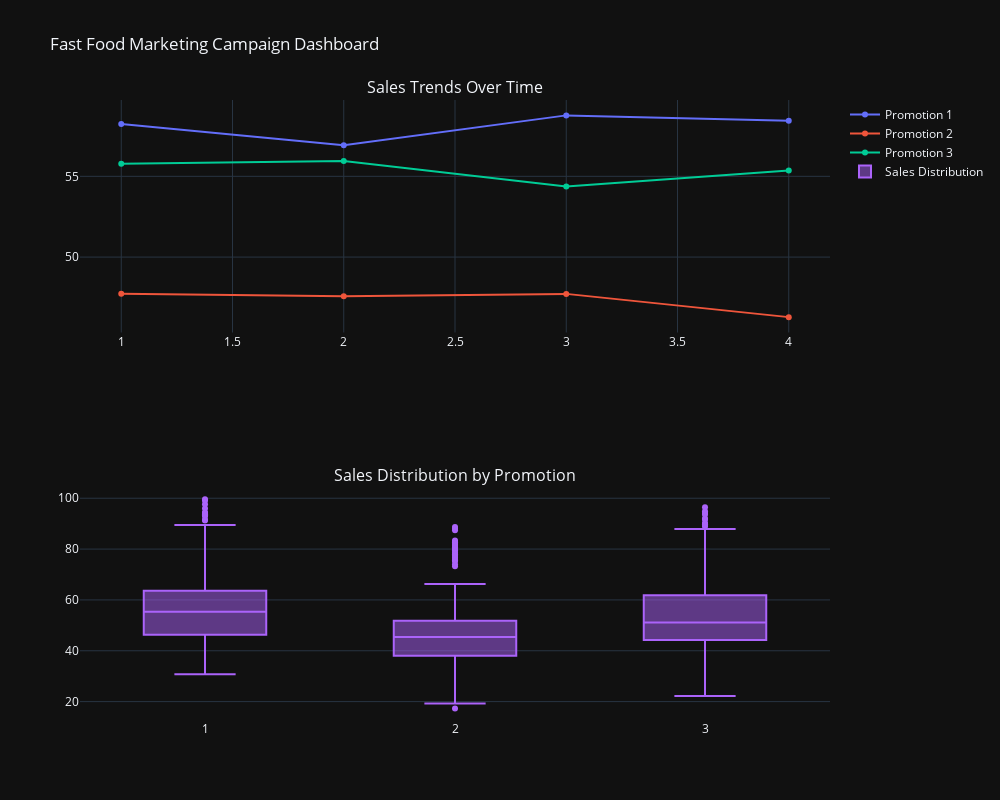

The notebook cell saved with this chart:
### Markdown cell above
# Analysis of Promotional Results

### Sample Ratio Mismatch (SRM) Test
* Distribution shows 43 locations for Promotion 1 and 47 locations each for Promotions 2 and 3
* Chi-square statistic: 0.23, p-value: 0.8898 indicates fair sample distribution

### Pairwise Comparisons

**Promotion 1 vs. Promotion 2:**
* Effect Size: +10.77k sales (favoring Promotion 1)
* P-value: 3.56e-10
* Confidence Intervals:
 * Standard: [7.47k, 14.86k]
 * Bootstrap: [7.56k, 14.12k]

**Promotion 1 vs. Promotion 3:**
* Effect Size: +2.73k sales
* P-value: 0.128
* Confidence Interval: [-0.72k, 6.20k]

**Promotion 2 vs. Promotion 3:**
* Effect Size: -8.04k sales (Promotion 2 underperforms)
* P-value: 1.56e-06
* Confidence Interval: [-11.27k, -4.80k]

### Key Findings
* Promotion 1 significantly outperforms Promotion 2 (statistically significant)
* Promotion 1 vs. Promotion 3 shows inconclusive results (confidence interval crosses zero)
* Promotion 3 definitively outperforms Promotion 2 (statistically significant)
* Similar analytical and bootstrap confidence intervals for Promotion 1 vs. 2 strengthen findings' reliability

### Code cell
import pandas as pd
import plotly.express as px
from plotly.subplots import make_subplots
import plotly.graph_objects as go


def create_dashboard(df):
    # Create subplot figure
    fig = make_subplots(rows=2, cols=1,
                        subplot_titles=('Sales Trends Over Time', 'Sales Distribution by Promotion'))

    # Plot 1: Time series
    weekly_sales = df.groupby(['week', 'Promotion'])['SalesInThousands'].mean().reset_index()
    for promo in sorted(df['Promotion'].unique()):
        promo_data = weekly_sales[weekly_sales['Promotion'] == promo]
        fig.add_trace(
            go.Scatter(x=promo_data['week'], y=promo_data['SalesInThousands'],
                       name=f'Promotion {promo}', mode='lines+markers'),
            row=1, col=1
        )

    # Plot 2: Box plot
    fig.add_trace(
        go.Box(x=df['Promotion'], y=df['SalesInThousands'],
               name='Sales Distribution'),
        row=2, col=1
    )

    # Update layout
    fig.update_layout(height=800, width=1000, showlegend=True,
                      title_text="Fast Food Marketing Campaign Dashboard")

    return fig


dashboard = create_dashboard(df)
dashboard.show()

### Figure 1 — Plotly figure (JSON) as saved in the notebook; plotly's stock layout.template omitted (floating-point values rounded to 4 significant figures; data arrays with more than 128 entries replaced by an {"elided": "..."} marker saying what was removed)
{"data": [{"mode": "lines+markers", "name": "Promotion 1", "x": [1, 2, 3, 4], "y": [58.24, 56.93, 58.77, 58.45], "type": "scatter", "xaxis": "x", "yaxis": "y"}, {"mode": "lines+markers", "name": "Promotion 2", "x": [1, 2, 3, 4], "y": [47.73, 47.58, 47.72, 46.28], "type": "scatter", "xaxis": "x", "yaxis": "y"}, {"mode": "lines+markers", "name": "Promotion 3", "x": [1, 2, 3, 4], "y": [55.78, 55.95, 54.38, 55.35], "type": "scatter", "xaxis": "x", "yaxis": "y"}, {"name": "Sales Distribution", "x": {"elided": "548 int values"}, "y": {"elided": "548 float values"}, "type": "box", "xaxis": "x2", "yaxis": "y2"}], "layout": {"xaxis": {"anchor": "y", "domain": [0.0, 1.0]}, "yaxis": {"anchor": "x", "domain": [0.625, 1.0]}, "xaxis2": {"anchor": "y2", "domain": [0.0, 1.0]}, "yaxis2": {"anchor": "x2", "domain": [0.0, 0.375]}, "annotations": [{"font": {"size": 16}, "showarrow": false, "text": "Sales Trends Over Time", "x": 0.5, "xanchor": "center", "xref": "paper", "y": 1.0, "yanchor": "bottom", "yref": "paper"}, {"font": {"size": 16}, "showarrow": false, "text": "Sales Distribution by Promotion", "x": 0.5, "xanchor": "center", "xref": "paper", "y": 0.375, "yanchor": "bottom", "yref": "paper"}], "title": {"text": "Fast Food Marketing Campaign Dashboard"}, "height": 800, "width": 1000, "showlegend": true}}
